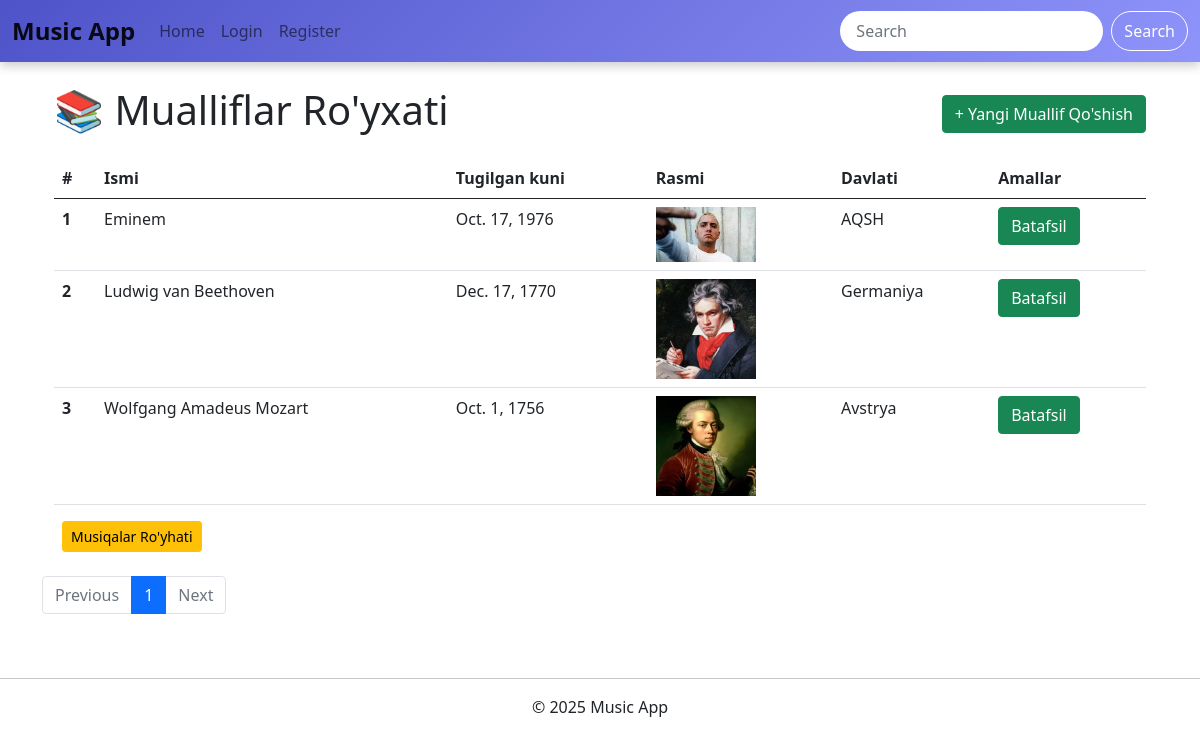
The app's page /Avtorlar/ with its own data.
### music/models.py (models this page shows, shortened)
class BaseModel(models.Model):
    created_at = models.DateTimeField(auto_now_add=True)
    updated_at = models.DateTimeField(auto_now=True)
    is_deleted = models.BooleanField(default=False)
    class Meta:
        abstract = True
    objects = DeleteModel()

class Author(BaseModel):
    full_name = models.CharField(max_length=100,default='')
    birthday = models.DateField()
    country = models.CharField(max_length=100,default='')
    image = models.ImageField(upload_to='author_images/', null=True, blank=True)

### music/views.py (the view)
# urls.py: path('Avtorlar/', get_authors, name='author_list'),
def get_authors(request):
    authors = Author.objects.all().order_by('-created_at')
    q = request.GET.get('q')
    if q:
        authors = authors.filter(
            Q(full_name__icontains=q) |
            Q(country__icontains=q)
        )
    paginator = Paginator(authors, 10)
    page = request.GET.get('page')
    page_obj = paginator.get_page(page)
    context = {
        'authors': page_obj,
        'page_obj': page_obj,
        'q': q,
    }
    return render(request, 'author/author_list.html', context)

### music/models.py (called while the page is built)
        def get_queryset(self):
            return super().get_queryset().filter(is_deleted=False)

### templates/author/author_list.html
{% extends 'base.html' %}
{% block content %}
<div class="container mt-4">
    <div class="d-flex justify-content-between align-items-center mb-3">
        <h1 class="display-6">📚 Mualliflar Ro'yxati</h1>
        <a href="{% url 'author_create' %}" class="btn btn-success">+ Yangi Muallif Qo'shish</a>
    </div>
    <table class="table">
        <thead>
            <tr>
                <th scope="col">#</th>
                <th scope="col">Ismi</th>
                <th scope="col">Tugilgan kuni</th>
                <th scope="col">Rasmi</th>
                <th scope="col">Davlati</th>
                <th scope="col">Amallar</th>
            </tr>
        </thead>
        <tbody>
        {% for author in authors %}
            <tr>
                <th scope="row">{{ forloop.counter }}</th>
                <td>{{ author.full_name }}</td>
                <td>{{ author.birthday }}</td>
                <td>
                    {% if author.image %}
                        <img src="{{ author.image.url }}" width="100" alt="Rasm">
                    {% else %}
                        <span>Rasm mavjud emas</span>
                    {% endif %}
                </td>
                <td>{{ author.country }}</td>
                <td>
                    <a href="{% url 'author_detail' pk=author.id %}" class="btn btn-success">Batafsil</a>
                </td>
            </tr>
        {% endfor %}
        </tbody>
    </table>
    <a href="{% url 'music_list' %}" class="btn btn-warning btn-sm ms-2">Musiqalar Ro'yhati</a>
</div>
{% include 'pagination.html' with page_obj=authors %}
{% endblock %}

### records on screen
Author: full_name "Eminem", birthday "Oct. 17, 1976", image (picture), country "AQSH"
Author: full_name "Ludwig van Beethoven", birthday "Dec. 17, 1770", image (picture), country "Germaniya"
Author: full_name "Wolfgang Amadeus Mozart", birthday "Oct. 1, 1756", image (picture), country "Avstrya"

### other values on screen
{{ num }} "1"
